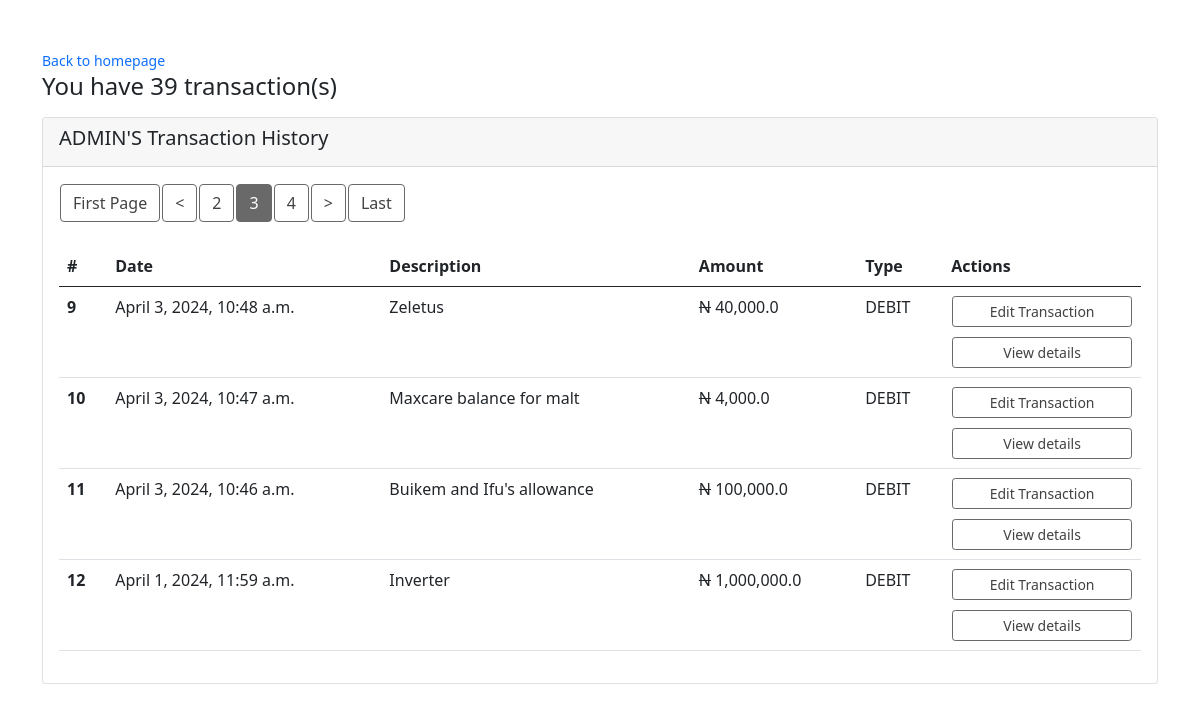
Page /mytransactions/list/?page=3 (signed in) on the committed database.
### mainapp/models.py (models this page shows, shortened)
class Transaction(models.Model):
    user = models.ForeignKey(User, on_delete = models.CASCADE, null=True)
    title = models.CharField(max_length = 100)
    amount = models.FloatField()
    expense_type = models.CharField(max_length=10, choices=TYPE, default='Positive')
    date = models.DateTimeField(default = timezone.now)
    class Meta:
        ordering = ['-date']

### mainapp/views.py (the view)
# urls.py: path('mytransactions/list/', views.TransactionList.as_view(), name='my-transactions' ),
class TransactionList(LoginRequiredMixin, ListView):
    model = Transaction
    context_object_name = "transactions"
    template_name = "mainapp/my-transactions.html"
    ordering = '-date'
    paginate_by = 4
    def get_context_data(self, **kwargs: Any) -> dict[str, Any]:
        context = super().get_context_data(**kwargs)
        number_of_transactions = Transaction.objects.filter(user=self.request.user).count()
        items_per_page = self.paginate_by
        page = self.request.GET.get('page', 1)
        offset = items_per_page * (int(page) - 1)
        context['offset'] = offset
        context["number_of_transactions"] = number_of_transactions
        return context
    def get_queryset(self) -> QuerySet[Any]:
        return Transaction.objects.filter(user=self.request.user).order_by('-date')

### mainapp/templates/mainapp/my-transactions.html
{% extends 'mainapp/homepage.html' %}
{% block content %}
    <div class="container mt-5">
        <small class="text-muted mb-2">
            <a href="{% url 'home'%}" class="ml-2 mb-2 text-decoration-none">Back to homepage</a>
        </small>
        <p class="font-weight-bold h4">You have {{number_of_transactions}} transaction(s)</p>
        <div class="card mt-3">
            <div class="card-header">
                <h5 class="card-title"><span class="text-uppercase">{{request.user}}'s </span>Transaction History</h5>
            </div>
            <div class="card-body">
                <table class="table table-responsive p-1">
                    <thead>
                        <tr>
                            <th scope="col">#</th>
                            <th scope="col">Date</th>
                            <th scope="col">Description</th>
                            <th scope="col">Amount</th>
                            <th scope="col">Type</th>
                            <th scope="col">Actions</th>
                        </tr>
                    </thead>
                    <tbody>
                        {% for transaction in transactions %}
                            <tr>
                                <th scope="row">{{ offset|add:forloop.counter }}</th>
                                <td>{{transaction.date}}</td>
                                <td>{{transaction.title}}</td>
                                <td><span class="naira">N</span> <span class="number-figures">{{transaction.amount}}</span></td>
                                <td>
                                    {% if transaction.expense_type == 'Negative' %}
                                        DEBIT
                                    {% elif transaction.expense_type == 'Positive' %}
                                        CREDIT
                                    {% endif %}
                                </td>
                                <td>
                                    <div class="edit-delete">
                                        <a href="{% url 'edit' transaction.pk %}" class="btn btn-outline-info btn-sm">Edit Transaction</a>
                                        <a href="{% url 'transaction-detail' transaction.pk %}" class="btn btn-outline-info btn-sm">View details</a>
                                    </div>
                                </td>
                            </tr>
                        {% endfor%}
                        {% if is_paginated %}
                            {% if page_obj.has_previous %}
                                <a href="?page=1" class="btn btn-outline-info mb-4">First Page</a>
                                <a href="?page={{page_obj.previous_page_number }}" class="btn btn-outline-info mb-4"><</a>
                            {% endif %}
                            {% for num in page_obj.paginator.page_range %}
                                {% if page_obj.number == num %}
                                    <a href="?page={{num}}" class="btn btn-info mb-4">{{num}}</a>
                                {% elif num > page_obj.number|add:'-2' and num < page_obj.number|add:'2' %}
                                    <a href="?page={{num}}" class="btn btn-outline-info mb-4">{{num}}</a>
                                {% endif %}
                            {% endfor %}
                            {% if page_obj.has_next %}
                                <a href="?page={{page_obj.next_page_number}}" class="btn btn-outline-info mb-4">></a>
                                <a href="?page={{page_obj.paginator.num_pages}}" class="btn btn-outline-info mb-4">Last</a>
                            {% endif %}
                        {% endif %}
                    </tbody>
                </table>
            </div>
        </div>
    </div>
{% endblock content %}

### mainapp/static/mainapp/css/template.css (style rules this page uses)
* { padding: 0; margin: 0; box-sizing: border-box; }
.naira { text-decoration: line-through; }
td .edit-delete { display: flex; flex-direction: column; gap: .51rem; }
.btn { background-color: white; border-color: rgb(105, 105, 105); margin: 1px; color: #424242; }
.btn-info { background-color: rgb(105, 105, 105); border-color: rgb(105, 105, 105); color: white; }

### rows in the picture
Transaction: counter "9", expense_type "DEBIT"
Transaction: counter "10", expense_type "DEBIT"
Transaction: counter "11", expense_type "DEBIT"
Transaction: counter "12", expense_type "DEBIT"

### other values in the picture
{{ number_of_transactions }} "39"
{{ request.user }} "ADMIN"
{{ num }} "2" "4"
{{ num }} "3"
